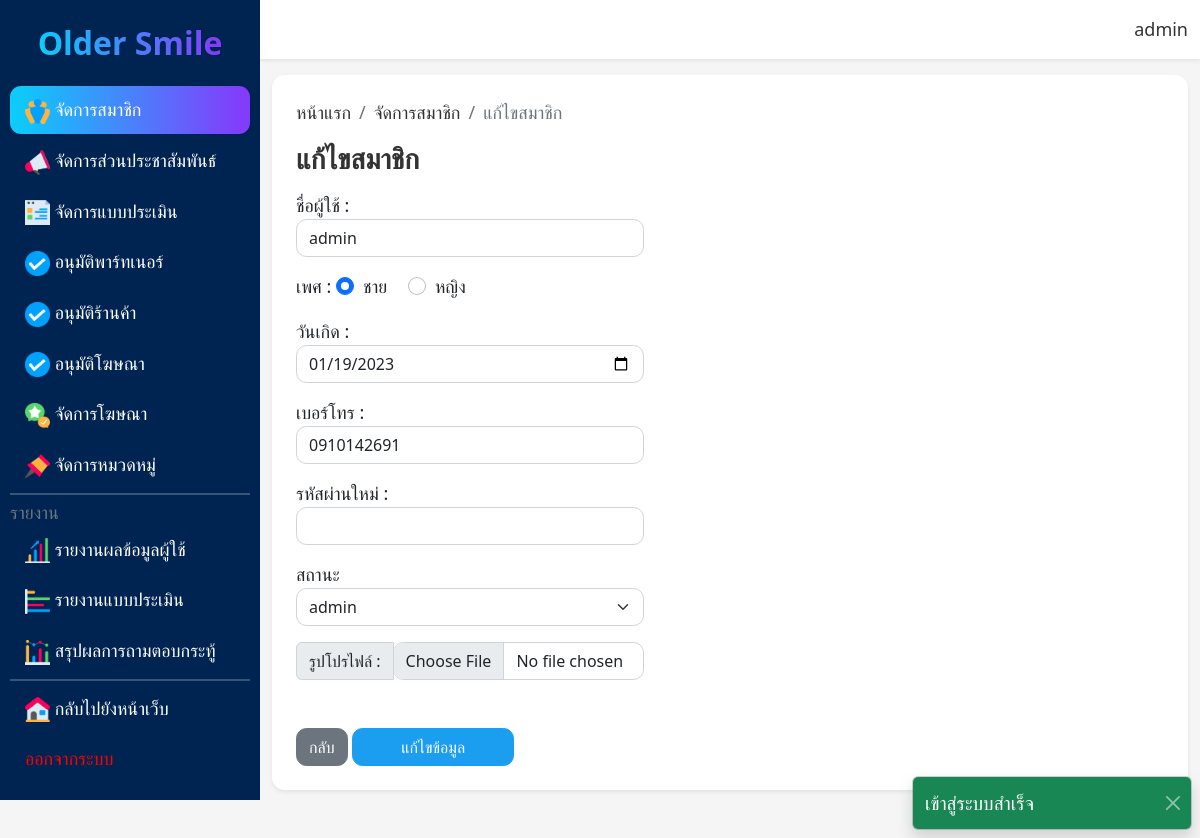
Screenshot of /admin/user_edit.php?id=2 (signed in) with the database file from the repository.
### tables this page shows
CREATE TABLE `user` (
  `user_id` int(11) NOT NULL,
  `user_name` varchar(255) NOT NULL,
  `user_dob` varchar(20) NOT NULL,
  `user_gender` varchar(10) NOT NULL,
  `user_tel` varchar(13) NOT NULL,
  `user_role` varchar(10) NOT NULL,
  `user_pass` varchar(60) NOT NULL,
  `user_wallet` decimal(8,2) NOT NULL,
  `user_image` varchar(60) NOT NULL
);

### admin/user_edit.php (the view, shortened to what this page needs)
<?php
include('../conn.php');
$id = $_GET['id'];
$sql = "SELECT * FROM user WHERE user_id = '$id'";
$query = mysqli_query($conn,$sql);
$row = mysqli_fetch_assoc($query);
?>
<!DOCTYPE html>
<html lang="en">
<head>
    <link rel="stylesheet" href="../boostrap/bootstrap.min.css">
    <link rel="stylesheet" href="../css/admin.css">
    <link rel="stylesheet" href="../css/base.css">
</head>
<body>
    <?php include('component/alert.php');?>
    <main class="main d-flex">
        <?php include('component/sidebar.php');?>
        <div class="content">
            <?php include('component/navbar.php');?>
            <div class="content-body">
                <div class="container-fluid mt-3 pb-5">
                    <div class="p-4 rounded-4 shadow-sm bg-white">
                        <ol class="breadcrumb">
                            <li class="breadcrumb-item"><a href="../index.php">หน้าแรก</a></li>
                            <li class="breadcrumb-item"><a href="user_mng.php">จัดการสมาชิก</a></li>
                            <li class="breadcrumb-item active">แก้ไขสมาชิก</li>
                        </ol>
                        <div class="d-flex justify-content-between">
                            <h3 class="mb-3">แก้ไขสมาชิก</h3>
                        </div>
                        <div class="row">
                            <div class="col-md-5">
                                <form action="user_proc/user_edit_proc.php" method="post" enctype="multipart/form-data">
                                    <div class="mb-3">
                                        <label for="">ชื่อผู้ใช้ :</label>
                                        <input type="text" name="user_name" id="" class="form-control" value="<?php echo $row['user_name'];?>" required>
                                    </div>
                                    <div class="mb-3">
                                        <label for="">เพศ :</label>
                                        <div class="form-check form-check-inline">
                                            <label class="form-check-label" for="">ชาย</label>
                                            <input <?php echo ($row['user_gender']=='ชาย') ? 'checked' : '' ;?> class="form-check-input" value="ชาย" type="radio" name="user_gender" id="" class="form-control" required>
                                        </div>
                                        <div class="form-check form-check-inline">
                                            <label class="form-check-label" for="">หญิง</label>
                                            <input <?php echo ($row['user_gender']=='หญิง') ? 'checked' : '' ;?> class="form-check-input" value="หญิง" type="radio" name="user_gender" id="" class="form-control" required>
                                        </div>
                                    </div>
                                    <div class="mb-3">
                                        <label for="">วันเกิด :</label>
                                        <input type="date" name="user_dob" id="" class="form-control" required value="<?php echo $row['user_dob'];?>">
                                    </div>
                                    <div class="mb-3">
                                        <label for="">เบอร์โทร :</label>
                                        <input type="tel" name="user_tel" id="" class="form-control" required value="<?php echo $row['user_tel'];?>">
                                    </div>
                                    <div class="mb-3">
                                        <label for="">รหัสผ่านใหม่ :</label>
                                        <input type="password" name="user_pass" id="" class="form-control">
                                    </div>
                                    <div class="mb-3">
                                        <label for="">สถานะ</label>
                                        <select name="user_role" id="" class="form-select" required>
                                            <option <?php echo ($row['user_role']=='admin') ? 'selected' : '' ;?> value="admin">admin</option>
                                        </select>
                                    </div>
                                    <div class="input-group mb-3">
                                        <label class="input-group-text" for="">รูปโปรไฟล์ :</label>
                                        <input type="file" accept="image/*" name="user_image" id="" class="form-control">
                                    </div>
                                    <div class="mt-5">
                                        <a href="#!" onclick="window.history.back()" class="btn btn-secondary">กลับ</a>
                                        <button type="submit" class="btn btn-primary px-5">แก้ไขข้อมูล</button>
                                    </div>
                                </form>
                            </div>
                        </div>
                    </div>
                </div>
            </div>
        </div>
    </main>
</body>
</html>

### css/admin.css (style rules this page uses)
.content { width: 100%; }
body { overflow: hidden; }
.content-body { width: 100%; overflow: auto; max-height: 100vh; }

### css/base.css (style rules this page uses)
body { background-color: #f5f5f5!important; font-family: system-ui, -apple-system, BlinkMacSystemFont, 'Segoe UI', Roboto, Oxygen, Ubuntu, Cantarell, 'Open Sans', 'Helvetica Neue', sans-serif!important; font-size: 18px!important; font-weight: 500!important; margin: 0!important; padding: 0!important; }
h1,h2,h3,h4,h5,h6,a,p { color: #333!important; text-decoration: none!important; margin: 0!important; }
h1,h2,h3,h4,h5,h6 { font-weight: 600!important; }
.rounded-4 { border-radius: 0.8rem!important; }
.btn, .form-control, .form-select, .form-control-plaintext { border-radius: 0.65rem!important; }
.btn-primary, .btn-outline-primary:hover { background-color: #1b9df0!important; color: #fff!important; border-color: #1b9df0!important; }
.btn-success, .btn-danger, .btn-secondary, .btn-info { color: #fff!important; }

### rows the page displays
user: user_name "admin", user_gender "☑", user_dob "01/19/2023", user_tel "0910142691", user_role "admin"

### other values shown
$_SESSION['succ'] "เข้าสู่ระบบสำเร็จ"
$_SESSION['my_name'] "admin"
